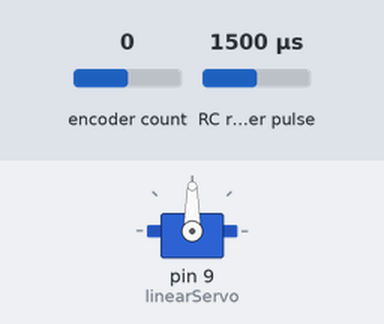
A sketch run on a simulated Arduino Uno, built with avr-gcc and run on an emulated ATmega328P. Shown: servo. Wiring (inferred from the names in the program): RC receiver channel: data pin 7. The inputs (shaded band) are chosen by the test bench; at power-on: RC receiver pulse 1500 µs, encoder count 0. What the sketch prints to the serial monitor is not drawn.

Above: at 0.01 s.
At 1.2 s:
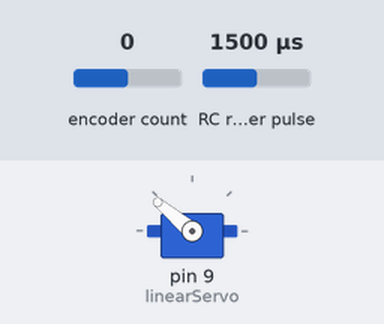
1.3 s: RC receiver pulse (sensor on pin 7) set to 1980 µs
At 2.7 s:
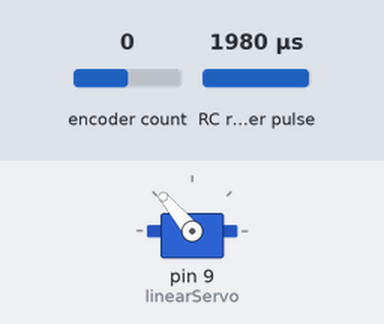
Timing chart, 0 to 4.3 s (numbered marks = the images above; inputs shaded):
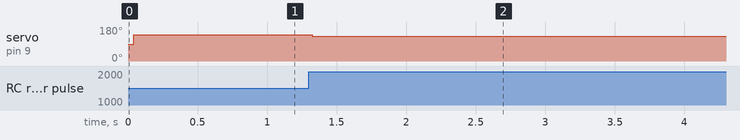

The sketch:

Encoder_REV08.ino
```cpp
/*
  Program: Encoder REV08
  Purpose: To control the braking mechanism of UBC UAS winch. Convert rotation of encoder into speed of Rover deployment.
           Then use this speed to control distance of linear actuator. Control of braking mechanism uses PID.
  Authors: Marko Jurisic, Karmen Wang, Yekta Ataozden
  Date: 25th January 2020

  //To setup arduino on vs code, use CTRL+SHIFT+P
*/

//micros


//Including libraries:
#include <Encoder.h>
#include <Servo.h>

//PIN definitions:
#define inputCLK 26  //PIN 2 has interrupt
#define inputDT 25  //PIN 3 has interrupt
#define Actuator 9 //Pin 9 for the linear actuator
#define RCSWITCH 7 //Pin 7 for the RC enabling, channel 5 for RC


//Declaring Constants:
const int gearEncoderRatio = 1000;  //Pulley to encoder ratio
const int arrSize = 100;           //Array size for calculating the average speed
const int MINRANGECONSTANT = -50; //Constant for minimum speedoutput from encoder

//PID constants:
const float speedSetPoint = 1.0;  //Desired speed of deployment in terms of encoder rotations per time.

//Objects:
Encoder UASEncoder(inputCLK,inputDT);  //Creating an encoder object
Servo linearServo;                    //Creating a servo object for the linear actuator


//Declaring Variables:
//State Variables
uint32_t currentState;    //uint32_t is an unsigned 32 bit integer. Use 32 bit as it can be read faster than a normal 64bit unsigned int
uint32_t previousState;  //uint32_t is an unsigned 32 bit integer. Use 32 bit as it can be read faster than a normal 64bit unsigned int
//Time variables
int currentTime;
int previousTime;
//Distance variable
int totalDistance = 0;
// Speed array
float avgSpeed[arrSize];
int arrPos = 0;
//PID variables:
float error = 0.0;
float previousError = 0.0;
float speedOutput = 0.0;
float fallSpeed = 0.0;
double KP = 1000;
double KI = 0;
double KD = 0;
float errorSum = 0.0;
double errorDifferential = 0.0;

//mapping constants
int maxRange = speedSetPoint * KP;
int minRange = MINRANGECONSTANT * KP;
int maxExtraction = 140;
int minExtraction = 130; //60

//RC input
int RCsignal;

/*
  Function: GetFallSpeed
  Purpose: Converts the rotation of the encoder into the speed of deployment of the rover.
  Inputs: N/A
  Outputs: averageSpeed - the speed of deployment of the rover.
*/

float GetFallSpeed()
{
  //Get the amount of clicks
  //currentState = uint32_t(abs(UASEncoder.read())); // Reading the encoders current value, converting to 32 bit absolute value.
  Serial.println(currentState);
  int stateDifference = currentState - previousState;
  previousState = currentState;                   //Reset the state to the current state
  //Serial.println(stateDifference);

  // Get time
  currentTime = micros();       // Get time using this function
  int timeDifference = currentTime - previousTime; ///////////////////////////////Small delay add
  previousTime = currentTime;   //Reset previous time

  //Get Distance
  float distance = gearEncoderRatio * stateDifference; // Get distance travelled for one discrete rotation of the encoder
  totalDistance += distance;                          //Sum these discrete distances to have the total distance travelled


  float fallSpeed = abs(distance/timeDifference); //Convert to absolute value

  //Store speed values into an array, then calculate the average of these speed values. Prevents skipping
  avgSpeed[arrPos] = fallSpeed;
  arrPos++;
  if(arrPos == arrSize)
  {
    arrPos = 0;
  }
  float averageSpeed = 0;
  for(int i = 0; i < arrSize; i++)
  {

    averageSpeed += avgSpeed[i];

  }
  averageSpeed = averageSpeed / arrSize;

  return averageSpeed;
}


void setup() {

  // Set encoder pins as inputs
  //pinMode(inputCLK,INPUT);
  //pinMode(inputDT,INPUT);

  //Setting up serial monitor
  //Serial.begin(9600); // arduino
    Serial.begin(57600); // Teensy 3.6

  //Connecting the linear actuator
  linearServo.attach(9);

  //Initiliazaing variables
  previousState = UASEncoder.read();
  previousTime = micros();


  for(int i = 0; i < arrSize; i++)
  {
    avgSpeed[i] = 0.0; //Initialize array
  }

  //Setting the Rcinput
  pinMode(RCSWITCH, INPUT);
  RCsignal = pulseIn(RCSWITCH, HIGH, 25000);

}

void loop() {
//Read the RCSWITCH only if it's off
if (RCsignal < 1800){

  RCsignal = pulseIn(RCSWITCH, HIGH, 25000);

}

//If RC switch is on, then move into deployment with PID speed output
if (RCsignal > 1900){
  float fallSpeed = GetFallSpeed();

  //Calculating the error error Differential
  //previousError = error;

  //Getting error between set point speed and the actual speed
  error = speedSetPoint - fallSpeed;
  errorDifferential = error - previousError;

  //Calculating Error Sum
  //errorSum += error;

  // Calculating the output of the PID
  speedOutput = (KP * error) + (KI * errorSum) + (KD * errorDifferential);

  //mapping the speedOutput from PID to the servo position, which is fully retracted at 180 and fully extracted at 40
  int servoPosition =  map(speedOutput,maxRange,minRange,minExtraction,maxExtraction); //min of speed happens when rotary encoder is going fast so should appraoch 40 as it goes faster

  //Debugging:
  //Serial.println(speedOutput);
  //Serial.println(RCsignal);

  //Main code:
  linearServo.write(servoPosition);
  Serial.println(servoPosition);
}

//If RC switch is not on, then close the brake
else {
  Serial.println("Brake engaged");
  linearServo.write(maxExtraction);
}

}
```

Measured:
- after the input at 1.3 s, servo on pin 9 (linearServo): 140° → 130° at once
